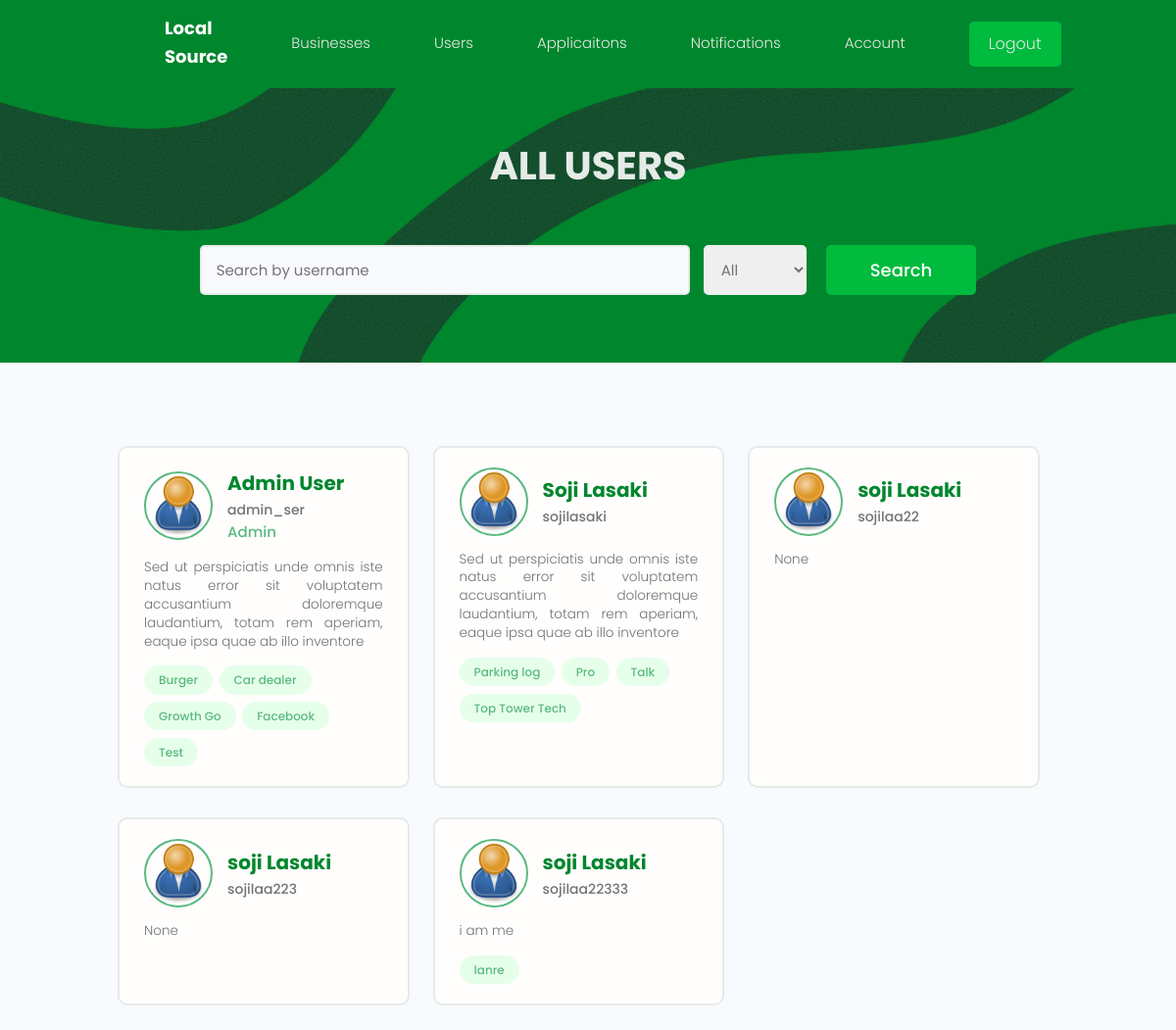
The page /admin-dash/all-users/ (signed in) on the database its author committed.
### Users/models.py (models this page shows, shortened)
class Profile(models.Model):
    user = models.OneToOneField(User, on_delete=models.CASCADE)
    first_name = models.CharField(max_length=200)
    last_name = models.CharField(max_length=200)
    username = models.CharField(max_length=200, unique=True)
    is_admin = models.BooleanField(default=False)
    bio = models.TextField(blank=True, null=True)
    profile_image = models.ImageField(null=True, blank=True, upload_to='profiles/', default="profiles/user-default.png")
    phone_number = models.IntegerField(blank=True, null=True)
    email = models.EmailField()
    id = models.UUIDField(primary_key=True, default=uuid.uuid4, editable=False, unique=True)
    created = models.DateTimeField(auto_now_add=True)
    @property
    def imageURL(self):
        try:
            url = self.profile_image.url
        except:
            url = ''
        return url

### Business/models.py (models this page shows, shortened)
class Business(models.Model):
    OPTIONS = (
        ("Approved", "Approved"),
        ("Pending", "Pending"),
        ("Declined", "Declinedz")
    )
    approval_state = models.CharField(max_length=10, choices=OPTIONS, null=True, blank=True, default="Pending")
    owner = models.ForeignKey(Profile, on_delete=models.CASCADE)
    name = models.CharField(max_length=200)
    categories = models.ManyToManyField("Category", blank=True)
    description = models.TextField(null=True, blank=True)
    address = models.ForeignKey("Address", on_delete=models.CASCADE)
    image = models.ImageField(null=True, blank=True, default="default.jpg")
    phone_number = models.IntegerField(blank=True, null=True)
    email = models.EmailField()
    website = models.CharField(max_length=200, null=True, blank=True)
    vote_total = models.IntegerField(default=0, null=True, blank=True)
    vote_ratio = models.IntegerField(default=0, null=True, blank=True)
    id = models.UUIDField(primary_key=True, default=uuid.uuid4, editable=False, unique=True)
    created = models.DateTimeField(auto_now_add=True)
    class Meta:
        verbose_name_plural = "Businesses"
        ordering = ['-vote_ratio', '-vote_total', 'name']

### Admin/views.py (the view)
# urls.py: path('all-users/', views.all_users, name="all-users"),
@login_required(login_url="login")
def all_users(request):
    profiles, search_query = search_profiles(request)
    custom_range, profiles = paginate_profiles(request, profiles, 6)
    context = {'profiles':profiles}
    return render(request, 'admin/all_users.html', context)

### Admin/utils.py (called while the page is built)
def paginate_profiles(request, profiles, results):
    page = request.GET.get('page')
    paginator = Paginator(profiles, results)
    try:
        profiles = paginator.page(page)
    except PageNotAnInteger:
        page = 1
        profiles = paginator.page(page)
    except EmptyPage:
        page = paginator.num_pages
        profiles = paginator.page(page)
    leftIndex = (int(page) - 4)
    if leftIndex < 1:
        leftIndex = 1
    rightIndex = (int(page) + 5)
    if rightIndex > paginator.num_pages:
        rightIndex = paginator.num_pages + 1
    custom_range = range(leftIndex, rightIndex)
    return custom_range, profiles

def search_profiles(request):
    search_query = ''
    role = request.GET.get("role")
    if request.GET.get('search_query'):
        search_query = request.GET.get('search_query')
    profiles = Profile.objects.filter(
        Q(username__icontains=search_query) |
        Q(first_name__icontains=search_query) |
        Q(last_name__icontains=search_query)
    ).distinct()
    if role == "admin":
        profiles = profiles.filter(is_admin=True)
    elif role == "user":
        profiles = profiles.filter(is_admin=False)
    return profiles, search_query

### Admin/templates/Admin/all_users.html (shortened to what this page needs)
{% extends "admin_main.html" %}
{% load static %}
{% block content %}
<main class="home">
    <section class="hero-section text-center">
        <div class="container container--narrow">
            <div class="hero-section__box">
                <h2><span>All Users</span></h2>
            </div>
            <div class="hero-section__search">
                <form id="searchForm" class="form" action="{% url 'all-users' %}" method="get">
                    <div class="form__field">
                        <input class="input input--text" id="formInput#search" type="text" name="search_query"
                            value="{{search_query}}" placeholder="Search by username" />
                            <select style="margin-left:10px; padding:14px; border-radius:5px; border:none" name="role">
                                <option value="">All</option>
                              </select>
                    </div>
                    <input class="btn btn--sub btn--lg" type="submit" value="Search" />
                </form>
            </div>
        </div>
    </section>
    <section class="devlist">
        <div class="container">
            <div class="grid grid--three">
                {% for profile in profiles %}
                <div class="column card">
                    <div class="dev">
                        <a href="{% url 'user-profile' profile.id %}" class="card__body">
                            <div class="dev__profile">
                                <img class="avatar avatar--md" src="{{ profile.imageURL }}" alt="image" />
                                <div class="dev__meta">
                                    <h3>{{profile.first_name}} {{profile.last_name}}</h3>
                                    <h5>{{profile.username|slice:"60"}}</h5>
                                    {% if profile.is_admin %}
                                        <small>Admin</small>
                                    {% endif %}
                                </div>
                            </div>
                            <p class="dev__info">{{profile.bio|slice:"150"}}</p>
                            <div class="dev__skills">
                                {% for business in profile.business_set.all|slice:"5" %}
                                <span class="tag tag--pill tag--main">
                                    <small>{{business.name}}</small>
                                </span>
                                {% endfor %}
                            </div>
                        </a>
                    </div>
                </div>
                {% endfor %}
            </div>
        </div>
    </section>
</main>
{% endblock %}

### static/styles/app.css (style rules this page uses)
:root { --color-sub: #00862d; }
.btn--sub { background-color: var(--color-sub-light); }
.card { border: 2px solid var(--color-light); }
img { width: 100%; }
.hero-section { height: 35vh; display: flex; align-items: center; background:url("/static/images/Group_114.png") var(--color-sub); background-size: cover; background-position: center; background-repeat: no-repeat; position: relative; }
.hero-section__box { margin-bottom: 4rem; }
.hero-section__box > h2, .hero-section__box > h2 > span { font-size: 4rem; color: var(--color-light); line-height: 1.3; text-transform: uppercase; }
.hero-section__box > h2 { font-weight: 300; }
.hero-section__box > h2 > span { font-weight: 700; }
.hero-section__search > .form { display: flex; align-items: center; justify-content: center; gap: 2rem; }
.hero-section__search > .form input.input--text { width: 50rem; }
.devlist { margin-top: 8rem; }
.devlist .grid { align-items: stretch; }
.devlist .dev .dev__profile { display: flex; align-items: center; gap: 1.5rem; }
.devlist .dev .dev__meta h3 { color: var(--color-sub); font-size: 2rem; font-weight: 700; }
.devlist .dev .dev__meta h5 { color: var(--color-text); font-size: 1.4rem; font-weight: 500; }
.devlist .dev .dev__info { margin: 1.5rem 0; font-size: 1.35rem; line-height: 1.4; text-align: justify; }

### static/uikit/styles/modules/_variables.css (style rules this page uses)
:root { --color-main: #5ab980; --color-main-light: #e6ffea; --color-sub: #00862d; --color-sub-light: #00bb3e; --color-sub-lighter: #00ff55; --color-text: #737373; --color-gray: #8b8b8b; --color-light: #e5ebe7; --color-light-gray: #767676; --color-bg: #f8fafd; --color-white: #fffefd; --color-white-light: #f3f3f3; --color-success: #359e64; --color-success-bg: #def8e8; --color-error: #fc4b0b; --color-error-bg: #fff2ee; --font-base: 'Poppins', arial, helvetica, 'Segoe UI', roboto, ubuntu, sans-serif; --font-monospace: 'Fira Code', 'Courier New', courier, monospace; --font-regular: 300; --font-medium: 500; --font-bold: 700; --generic-shadow: 1px 1px 5px #00000010; --generic-transition: all 0.3s ease-in-out; }

### static/uikit/styles/modules/_base.css (style rules this page uses)
* { margin: 0; padding: 0; box-sizing: border-box; text-rendering: optimizeLegibility; color: inherit; font-size: inherit; }
html { font-size: 50%; }
@media only screen and (min-width: 480px) { html { font-size: 56.25%; } }
@media only screen and (min-width: 1200px) { html { font-size: 62.5%; } }
body { line-height: 1.6; font-weight: 400; font-size: 1.5rem; color: var(--color-text); background-color: var(--color-bg); min-height: 100vh; }

### static/uikit/styles/modules/_typography.css (style rules this page uses)
* { font-family: var(--font-base); }
h2 { font-size: 3.6rem; font-weight: var(--font-bold); }
h3 { font-size: 3.2rem; font-weight: var(--font-medium); }
h5 { font-size: 2.4rem; font-weight: var(--font-medium); }
h5, h6 { font-weight: var(--font-regular); }
p, span, strong { font-size: 1.6rem; color: var(--color-text); font-weight: var(--font-regular); }
a { padding-bottom: 2px; text-decoration: none; display: inline-block; color: var(--color-main); font-weight: var(--font-medium); }

### static/uikit/styles/modules/_utilities.css (style rules this page uses)
.container { width: 92%; max-width: 165rem; margin: 0 auto; box-sizing: border-box; }
.container--narrow { width: 92%; max-width: 120rem; }
@media screen and (min-width: 1000px) { .container { width: 90%; } }
@media screen and (min-width: 1000px) { .container--narrow { width: 85%; } }
@media screen and (min-width: 1200px) { .container { width: 80%; } }
@media screen and (min-width: 1200px) { .container--narrow { width: 72%; } }
.text-center { text-align: center; }

### static/uikit/styles/modules/_avatar.css (style rules this page uses)
.avatar { border-radius: 50%; border: 2px solid var(--color-main); object-fit: cover; }
.avatar--md { height: 7rem; width: 7rem; }

### static/uikit/styles/modules/_button.css (style rules this page uses)
.btn { display: inline-block; position: relative; cursor: pointer; background-color: var(--color-light); font-weight: var(--font-medium); color: var(--color-sub); text-decoration: none; padding: 1rem 2rem; border-radius: 0.5rem; border: none; width: -webkit-fit-content; width: -moz-fit-content; width: fit-content; height: -webkit-fit-content; height: -moz-fit-content; height: fit-content; font-size: 1.6rem; outline-width: 0; outline-color: transparent; -webkit-backface-visibility: hidden; backface-visibility: hidden; transition: all 0.3s ease-in-out; }
.btn--sub { background-color: var(--color-sub); color: var(--color-white); }
.btn--lg { font-size: 1.8rem; padding: 1.2rem 4.5rem; }

### static/uikit/styles/modules/_card.css (style rules this page uses)
.card { border-radius: 1rem; background-color: var(--color-white); border: 1.5px solid var(--color-light); width: auto; height: auto; margin-top: 0.5rem; margin-bottom: 0.5rem; overflow: hidden; }
.card__body, .card__header { padding: 2rem 2.5rem; }

### rows shown on the page
Profile: imageURL (placeholder picture), first_name "Admin", last_name "User", username "admin_ser", is_admin "Admin", bio "Sed ut perspiciatis unde omnis iste natus error sit voluptatem accusantium doloremque laudantium, totam rem aperiam, eaque ipsa quae ab illo inventore"
Business: name "Burger"
Business: name "Car dealer"
Business: name "Growth Go"
Business: name "Facebook"
Business: name "Test"
Profile: imageURL (placeholder picture), first_name "Soji", last_name "Lasaki", username "sojilasaki", bio "Sed ut perspiciatis unde omnis iste natus error sit voluptatem accusantium doloremque laudantium, totam rem aperiam, eaque ipsa quae ab illo inventore"
Business: name "Parking log"
Business: name "Pro"
Business: name "Talk"
Business: name "Top Tower Tech"
Profile: imageURL (placeholder picture), first_name "soji", last_name "Lasaki", username "sojilaa22", bio "None"
Profile: imageURL (placeholder picture), first_name "soji", last_name "Lasaki", username "sojilaa223", bio "None"
Profile: imageURL (placeholder picture), first_name "soji", last_name "Lasaki", username "sojilaa22333", bio "i am me"
Business: name "lanre"
